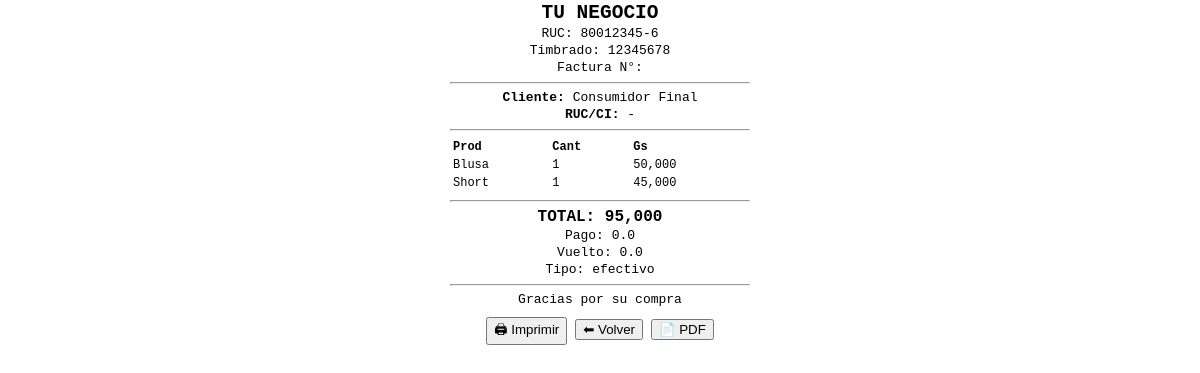
Page /ventas/ticket/1/ (signed in) on the committed database.
### ventas/models.py (models this page shows, shortened)
class Venta(models.Model):
    cliente = models.ForeignKey(
        "productos.Cliente", on_delete=models.SET_NULL, null=True, blank=True
    )
    negocio = models.ForeignKey(Negocio, on_delete=models.CASCADE)
    caja = models.ForeignKey("Caja", on_delete=models.SET_NULL, null=True, blank=True)
    numero_factura = models.CharField(max_length=50, blank=True)
    timbrado = models.CharField(max_length=50, default="12345678")
    fecha = models.DateTimeField(auto_now_add=True)
    total = models.DecimalField(max_digits=10, decimal_places=0)
    ganancia = models.IntegerField(default=0)
    TIPO_PAGO = [
        ("efectivo", "Efectivo"),
        ("transferencia", "Transferencia"),
    ]
    tipo_pago = models.CharField(max_length=20, choices=TIPO_PAGO, default="efectivo")
    pago = models.FloatField(default=0)
    vuelto = models.FloatField(default=0)

class DetalleVenta(models.Model):
    venta = models.ForeignKey(Venta, on_delete=models.CASCADE)
    producto = models.ForeignKey(Producto, on_delete=models.CASCADE)
    cantidad = models.IntegerField()
    precio = models.DecimalField(max_digits=10, decimal_places=0)
    def subtotal(self):
        return self.cantidad * self.precio

### productos/models.py (models this page shows, shortened)
class Producto(models.Model):
    negocio = models.ForeignKey(Negocio, on_delete=models.CASCADE)
    nombre = models.CharField(max_length=200)
    codigo = models.CharField(max_length=50, unique=True)
    precio = models.DecimalField(max_digits=10, decimal_places=0)
    stock = models.IntegerField()
    imagen = models.ImageField(upload_to="productos/", null=True, blank=True)
    imagen = CloudinaryField("imagen", blank=True, null=True)
    costo = models.IntegerField(default=0)

### ventas/views.py (the view)
# urls.py: path("ticket/<int:venta_id>/", ticket, name="ticket"),
@login_required
def ticket(request, venta_id):
    venta = Venta.objects.get(id=venta_id)
    detalles = DetalleVenta.objects.filter(venta=venta)
    return render(request, "ticket.html", {"venta": venta, "detalles": detalles})

### templates/ticket.html (shortened to what this page needs)
<!DOCTYPE html>
<html>
<head>
</head>
<body>
    <h2>TU NEGOCIO</h2>
    <p>RUC: 80012345-6</p>
    <p>Timbrado: {{ venta.timbrado }}</p>
    <p>Factura N°: {{ venta.numero_factura }}</p>
    <hr>
    <p><strong>Cliente:</strong>
        {% if venta.cliente %}
            {{ venta.cliente.nombre }}
        {% else %}
            Consumidor Final
        {% endif %}
    </p>
    <p><strong>RUC/CI:</strong>
        {% if venta.cliente and venta.cliente.documento %}
            {{ venta.cliente.documento }}
        {% else %}
            -
        {% endif %}
    </p>
    <hr>
    <table>
        <tr>
            <th>Prod</th>
            <th>Cant</th>
            <th>Gs</th>
        </tr>
        {% for d in detalles %}
        <tr>
            <td>{{ d.producto.nombre }}</td>
            <td>{{ d.cantidad }}</td>
            <td>{{ d.subtotal }}</td>
        </tr>
        {% endfor %}
    </table>
    <hr>
    <p class="total">TOTAL: {{ venta.total }}</p>
    <p>Pago: {{ venta.pago }}</p>
    <p>Vuelto: {{ venta.vuelto }}</p>
    <p>Tipo: {{ venta.tipo_pago }}</p>
    <hr>
    <p>Gracias por su compra</p>
    <div class="no-print">
        <button onclick="window.print()">🖨 Imprimir</button>
        <a href="/ventas/"><button>⬅ Volver</button></a>
        <a href="/ventas/pdf/{{ venta.id }}/"><button>📄 PDF</button></a>
    </div>
</body>
</html>

### templates/ticket.html (style rules this page uses)
body { font-family: monospace; width: 300px; margin: auto; }
h2, h3, p { text-align: center; margin: 2px; }
table { width: 100%; font-size: 12px; }
th, td { text-align: left; }
.total { font-size: 16px; font-weight: bold; }
.no-print { margin-top: 10px; text-align: center; }

### rows in the picture
Venta: timbrado "12345678", total "95,000", pago "0.0", vuelto "0.0", tipo_pago "efectivo"
DetalleVenta: producto.nombre "Blusa", cantidad "1", subtotal "50,000"
DetalleVenta: producto.nombre "Short", cantidad "1", subtotal "45,000"
